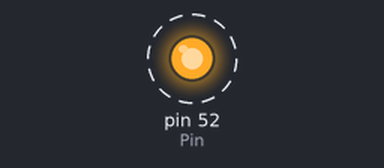
This sketch was run on a simulated Arduino Mega 2560, built with avr-gcc and run on an emulated ATmega2560. Shown: output pins drawn as LEDs (lit = HIGH). Dashed ring = blinking.

Above: at 0.5 s.
Timing chart, 0 to 4.6 s (numbered marks = the images above):
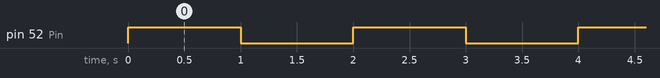

The sketch:

code.ino
```cpp
#define Pin 52

void setup() {
  // put your setup code here, to run once:
  pinMode(Pin, OUTPUT);
}

void loop() {
  // put your main code here, to run repeatedly:
  changePin();
}

void changePin(){
  digitalWrite(Pin, HIGH);
  delay(1000);
  digitalWrite(Pin, LOW);
  delay(1000);
}
```

Measured:
- by itself, pin 52 (Pin): alternates HIGH for 1.0 s and LOW for 1.0 s
